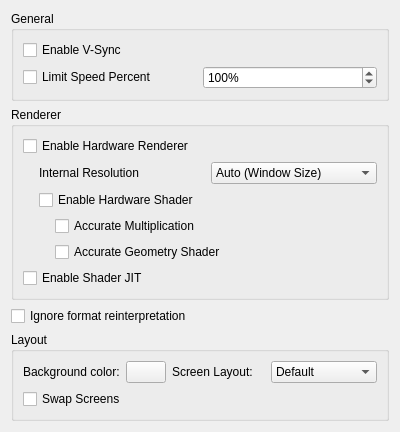
<?xml version="1.0" encoding="UTF-8"?>
<ui version="4.0">
 <class>ConfigureGraphics</class>
 <widget class="QWidget" name="ConfigureGraphics">
  <property name="geometry">
   <rect>
    <x>0</x>
    <y>0</y>
    <width>400</width>
    <height>427</height>
   </rect>
  </property>
  <property name="windowTitle">
   <string>Form</string>
  </property>
  <layout class="QVBoxLayout" name="verticalLayout">
   <item>
    <widget class="QGroupBox" name="generalBox">
     <property name="title">
      <string>General</string>
     </property>
     <layout class="QVBoxLayout" name="verticalLayout_2">
      <item>
       <widget class="QCheckBox" name="toggle_vsync">
        <property name="text">
         <string>Enable V-Sync</string>
        </property>
       </widget>
      </item>
      <item>
       <layout class="QHBoxLayout" name="horizontalLayout_2">
        <item>
         <widget class="QCheckBox" name="toggle_frame_limit">
          <property name="text">
           <string>Limit Speed Percent</string>
          </property>
         </widget>
        </item>
        <item>
         <widget class="QSpinBox" name="frame_limit">
          <property name="suffix">
           <string>%</string>
          </property>
          <property name="minimum">
           <number>1</number>
          </property>
          <property name="maximum">
           <number>9999</number>
          </property>
          <property name="value">
           <number>100</number>
          </property>
         </widget>
        </item>
       </layout>
      </item>
     </layout>
    </widget>
   </item>
   <item>
    <widget class="QGroupBox" name="rendererBox">
     <property name="title">
      <string>Renderer</string>
     </property>
     <layout class="QVBoxLayout" name="verticalLayout_6">
      <item>
       <widget class="QCheckBox" name="toggle_hw_renderer">
        <property name="toolTip">
         <string>&lt;html&gt;&lt;head/&gt;&lt;body&gt;&lt;p&gt;Use OpenGL to accelerate rendering.&lt;/p&gt;&lt;p&gt;Disable to debug graphics-related problem.&lt;/p&gt;&lt;/body&gt;&lt;/html&gt;</string>
        </property>
        <property name="text">
         <string>Enable Hardware Renderer</string>
        </property>
       </widget>
      </item>
      <item>
       <widget class="QWidget" name="hw_renderer_group" native="true">
        <layout class="QVBoxLayout" name="verticalLayout_5">
         <property name="leftMargin">
          <number>16</number>
         </property>
         <property name="topMargin">
          <number>0</number>
         </property>
         <property name="rightMargin">
          <number>0</number>
         </property>
         <property name="bottomMargin">
          <number>0</number>
         </property>
         <item>
          <layout class="QHBoxLayout" name="horizontalLayout">
           <item>
            <widget class="QLabel" name="label">
             <property name="text">
              <string>Internal Resolution</string>
             </property>
            </widget>
           </item>
           <item>
            <widget class="QComboBox" name="resolution_factor_combobox">
             <item>
              <property name="text">
               <string>Auto (Window Size)</string>
              </property>
             </item>
             <item>
              <property name="text">
               <string>Native (400x240)</string>
              </property>
             </item>
             <item>
              <property name="text">
               <string>2x Native (800x480)</string>
              </property>
             </item>
             <item>
              <property name="text">
               <string>3x Native (1200x720)</string>
              </property>
             </item>
             <item>
              <property name="text">
               <string>4x Native (1600x960)</string>
              </property>
             </item>
             <item>
              <property name="text">
               <string>5x Native (2000x1200)</string>
              </property>
             </item>
             <item>
              <property name="text">
               <string>6x Native (2400x1440)</string>
              </property>
             </item>
             <item>
              <property name="text">
               <string>7x Native (2800x1680)</string>
              </property>
             </item>
             <item>
              <property name="text">
               <string>8x Native (3200x1920)</string>
              </property>
             </item>
             <item>
              <property name="text">
               <string>9x Native (3600x2160)</string>
              </property>
             </item>
             <item>
              <property name="text">
               <string>10x Native (4000x2400)</string>
              </property>
             </item>
            </widget>
           </item>
          </layout>
         </item>
         <item>
          <widget class="QCheckBox" name="toggle_hw_shader">
           <property name="toolTip">
            <string>&lt;html&gt;&lt;head/&gt;&lt;body&gt;&lt;p&gt;Use OpenGL to accelerate shader emulation.&lt;/p&gt;&lt;p&gt;Requires a relatively powerful GPU for better performance.&lt;/p&gt;&lt;/body&gt;&lt;/html&gt;</string>
           </property>
           <property name="text">
            <string>Enable Hardware Shader</string>
           </property>
          </widget>
         </item>
         <item>
          <widget class="QWidget" name="hw_shader_group" native="true">
           <layout class="QVBoxLayout" name="verticalLayout_7">
            <property name="leftMargin">
             <number>16</number>
            </property>
            <property name="topMargin">
             <number>0</number>
            </property>
            <property name="rightMargin">
             <number>0</number>
            </property>
            <property name="bottomMargin">
             <number>0</number>
            </property>
            <item>
             <widget class="QCheckBox" name="toggle_accurate_mul">
              <property name="toolTip">
               <string>&lt;html&gt;&lt;head/&gt;&lt;body&gt;&lt;p&gt;Correctly handle all edge cases in multiplication operation in shaders. &lt;/p&gt;&lt;p&gt;Some games requires this to be enabled for the hardware shader to render properly.&lt;/p&gt;&lt;p&gt;However this would reduce performance in most games.&lt;/p&gt;&lt;/body&gt;&lt;/html&gt;</string>
              </property>
              <property name="text">
               <string>Accurate Multiplication</string>
              </property>
             </widget>
            </item>
            <item>
             <widget class="QCheckBox" name="toggle_accurate_gs">
              <property name="toolTip">
               <string>&lt;html&gt;&lt;head/&gt;&lt;body&gt;&lt;p&gt;Force to fall back to software shader emulation when geometry shaders are used. &lt;/p&gt;&lt;p&gt;Some games require this to be enabled for the hardware shader to render properly.&lt;/p&gt;&lt;p&gt;However this might reduce performance in some games&lt;/p&gt;&lt;/body&gt;&lt;/html&gt;</string>
              </property>
              <property name="text">
               <string>Accurate Geometry Shader</string>
              </property>
             </widget>
            </item>
           </layout>
          </widget>
         </item>
        </layout>
       </widget>
      </item>
      <item>
       <widget class="QCheckBox" name="toggle_shader_jit">
        <property name="toolTip">
         <string>&lt;html&gt;&lt;head/&gt;&lt;body&gt;&lt;p&gt;Use the JIT engine instead of the interpreter for software shader emulation. &lt;/p&gt;&lt;p&gt;Enable this for better performance.&lt;/p&gt;&lt;/body&gt;&lt;/html&gt;</string>
        </property>
        <property name="text">
         <string>Enable Shader JIT</string>
        </property>
       </widget>
      </item>
     </layout>
    </widget>
   </item>
    <item>
     <widget class="QCheckBox" name="toggle_bos">
      <property name="text">
       <string>Ignore format reinterpretation</string>
      </property>
     </widget>
    </item>
   <item>
    <widget class="QGroupBox" name="layoutBox">
     <property name="title">
      <string>Layout</string>
     </property>
     <layout class="QVBoxLayout" name="verticalLayout_3">
      <item>
       <layout class="QHBoxLayout" name="horizontalLayout_4">
        <item>
         <layout class="QHBoxLayout" name="horizontalLayout_5">
          <item>
           <widget class="QLabel" name="label2">
            <property name="text">
             <string>Background color:</string>
            </property>
           </widget>
          </item>
          <item>
           <widget class="QPushButton" name="layout_bg">
           </widget>
          </item>
         </layout>
        </item>
        <item>
         <widget class="QLabel" name="label1">
          <property name="text">
           <string>Screen Layout:</string>
          </property>
         </widget>
        </item>
        <item>
         <widget class="QComboBox" name="layout_combobox">
          <item>
           <property name="text">
            <string>Default</string>
           </property>
          </item>
          <item>
           <property name="text">
            <string>Single Screen</string>
           </property>
          </item>
          <item>
           <property name="text">
            <string>Large Screen</string>
           </property>
          </item>
          <item>
           <property name="text">
            <string>Side by Side</string>
           </property>
          </item>
         </widget>
        </item>
       </layout>
      </item>
      <item>
       <widget class="QCheckBox" name="swap_screen">
        <property name="text">
         <string>Swap Screens</string>
        </property>
       </widget>
      </item>
     </layout>
    </widget>
   </item>
   <item>
    <spacer name="verticalSpacer">
     <property name="orientation">
      <enum>Qt::Vertical</enum>
     </property>
     <property name="sizeHint" stdset="0">
      <size>
       <width>20</width>
       <height>40</height>
      </size>
     </property>
    </spacer>
   </item>
  </layout>
 </widget>
 <resources/>
 <connections/>
</ui>
